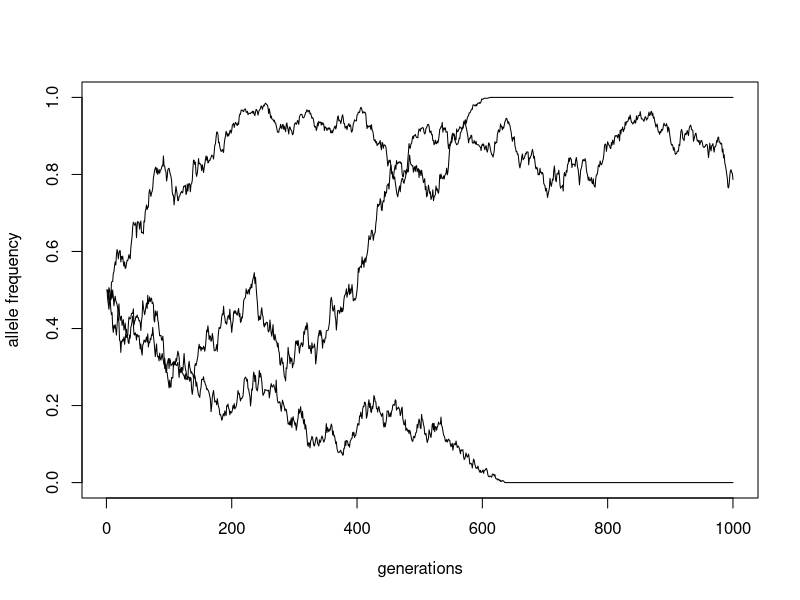
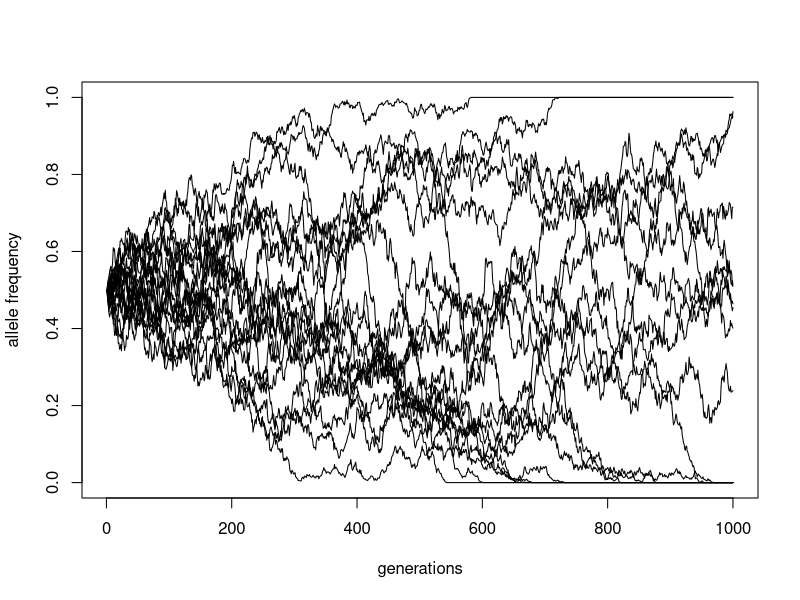

Write R code to recreate these figures, in order.
## ---- chunk 1
simulate_trajectory <- function(p_init, Ne, generations) {
  trajectory <- c(p_init)

  # for each generation...
  for (gen in seq_len(generations - 1)) {
    # ... based on the allele frequency in the current generation...
    p_current <- trajectory[gen]
    # ... compute the frequency in the next generation...
    n_next <- rbinom(Ne, 1, p_current)
    p_next <- sum(n_next) / Ne
    # ... and save it in the trajectory vector
    trajectory[gen + 1] <- p_next
  }
  
  return(trajectory)
}

traj1 <- simulate_trajectory(p_init = 0.5, Ne = 1000, generations = 1000)
traj2 <- simulate_trajectory(p_init = 0.5, Ne = 1000, generations = 1000)
traj3 <- simulate_trajectory(p_init = 0.5, Ne = 1000, generations = 1000)

plot(traj1, type = "l", xlim = c(1, 1000), ylim = c(0, 1), xlab = "generations", ylab = "allele frequency")
lines(traj2)
lines(traj3)
## ---- chunk 2
#| echo: false
library(tibble)

df <- tibble(
  p_init = 0.5,
  Ne = 1000,
  time = 1:1000,
  frequency = simulate_trajectory(p_init = 0.5, generations = 1000, Ne = 1000)
)

knitr::kable(head(df, 5), format = "html")
## ---- chunk 3
simulate_trajectory <- function(p_init, Ne, generations) {
  trajectory <- c(p_init)

  # for each generation...
  for (gen in seq_len(generations - 1)) {
    # ... based on the allele frequency in the current generation...
    p_current <- trajectory[gen]
    # ... compute the frequency in the next generation...
    n_next <- rbinom(Ne, 1, p_current)
    p_next <- sum(n_next) / Ne
    # ... and save it in the trajectory vector
    trajectory[gen + 1] <- p_next
  }
  
  df <- tibble(
    p_init = p_init,
    Ne = Ne,
    time = generations,
    frequency = trajectory
  )
  
  df
}

simulate_trajectory(p_init = 0.5, Ne = 1000, generations = 1000)
## ---- chunk 4
# run 20 replicates of the simulation
replicates <- 20

simulations <- lapply(
  1:replicates,
  function(i) simulate_trajectory(p_init = 0.5, generations = 1000, Ne = 1000)
)

# create an empty plot (we have to specify the boundaries and other parameters!)
plot(NULL, type = "l", xlim = c(1, 1000), ylim = c(0, 1), xlab = "generations", ylab = "allele frequency")

# then overlay all trajectories in a loop
for (df in simulations) {
  lines(df$frequency)
}
